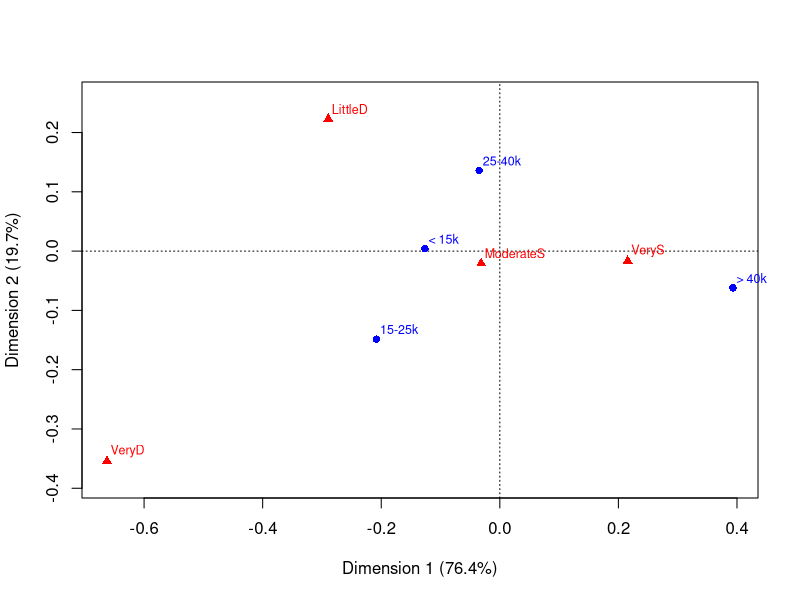

Generate this figure with R: (Note: this script raises an error after producing the figure.)
## ---- chunk 1
knitr::opts_chunk$set(warning = FALSE
                      , message = FALSE
                      , echo = FALSE
                      )
## ---- chunk 2
require(vcd)
require(vcdExtra)
require(ca)
require(knitr)
## ---- chunk 3
data("JobSat", package = "vcdExtra")
JobSat
## ---- chunk 4
JobSat.ca <- ca(JobSat)
summary(JobSat.ca)
## ---- chunk 5
plot(JobSat.ca)
## ---- chunk 6
data("criminal", package = "logmult")
criminal
## ---- chunk 7
criminal.ca <- ca(criminal)
sum.crim.ca <- summary(criminal.ca)
kable(data.frame(dims = paste("dim", 1:3), X2explained = round(sum.crim.ca$scree[,"values2"], 2)))
## ---- chunk 8
plot(criminal.ca)
## ---- chunk 9
data("AirCrash", package = "vcdExtra")
aircrash.tab <- xtabs(Fatalities ~ Phase + Cause, data = AirCrash)
aircrash.tab <- aircrash.tab[c(4,2,1,3,5),
                             c(4,2,3,5,1)
                             ]
aircrash.ca <- ca(aircrash.tab)
(sum.air.ca <- summary(aircrash.ca))
## ---- chunk 10
kable(data.frame(dims = paste("dim", 1:4), X2explained = round(sum.air.ca$scree[,"values2"], 2)))
## ---- chunk 11
plot(aircrash.ca)
## ---- chunk 12
# customized plot
res <- plot(aircrash.ca, what=c("all", "none"), labels = 0, pch = ".", xpd = TRUE)
# extract factor names and levels - exclude unknown
coords.rows <- data.frame(res$rows[rownames(res$rows) != "unknown",])
coords.rows$levels <- rownames(coords.rows)
## ---- chunk 13
res <- plot(aircrash.ca, labels = 0, pch = ".", xpd = TRUE)
# extract factor names and levels - exclude unknown
coords.cols <- data.frame(res$cols[rownames(res$cols) != "unknown",])
coords.cols$levels <- rownames(coords.cols)

coords <- rbind(coords.rows, coords.cols)

# sort by Dim 1
coords$factor <- rep(c("Phase", "Cause"), each = 4)
coords <- coords[ order(coords[,"factor"], coords[,"Dim1"]), ]

cols <- c("blue", "red")
nlev <- c(4,4)
text(coords[,1:2], coords$levels, col=rep(cols, nlev), pos=1)
points(coords[,1:2], pch=rep(16:17, nlev), col=rep(cols, nlev), cex=1.2)

lines(Dim2 ~ Dim1, data=coords, subset=factor=="Cause",  lty=1, lwd=2, col=cols[1])
lines(Dim2 ~ Dim1, data=coords, subset=factor=="Phase", lty=1, lwd=2, col=cols[2])
## ---- chunk 14
plot(aircrash.ca, map="symbiplot", arrows = c(TRUE, FALSE))
plot(aircrash.ca, map="symbiplot", arrows = c(FALSE, TRUE))
## ---- chunk 15
data("caith", package = "MASS")
ca.ca <- ca(caith)
sum.ca.ca <- summary(ca.ca)
kable(data.frame(dims = paste("dim", 1:3), X2explained = round(sum.ca.ca$scree[,"values2"], 2)))
## ---- chunk 16
plot(ca.ca)
mosaic(as.matrix(caith), shade = TRUE)
## ---- chunk 17
data("HairEyePlace", package = "vcdExtra")
aba.ca <- ca(HairEyePlace[,,"Aberdeen"])
sum.aba.ca <- summary(aba.ca)
kable(data.frame(dims = paste("dim", 1:3), X2explained = round(sum.aba.ca$scree[,"values2"], 2)))
## ---- chunk 18
plot(aba.ca)
## ---- chunk 19
# interactive coding of Hair and Place
hp.e <- t(as.data.frame(HairEyePlace))
hp.e.ca <- ca(hp.e)
sum.hp.e.ca <- summary(hp.e.ca)
kable(data.frame(dims = paste("dim", 1:3), X2explained = round(sum.hp.e.ca$scree[,"values2"], 2)))
plot(hp.e.ca)
## ---- chunk 20
data("Gilby", package = "vcdExtra")
Gilby
gilby.ca <- ca(Gilby)
sum.gilby.ca <- summary(gilby.ca)
kable(data.frame(dims = paste("dim", 1:3), X2explained = round(sum.gilby.ca$scree[,"values2"], 2)))
plot(gilby.ca)
## ---- chunk 21
mosaic(Gilby, shade = TRUE
      , rot_labels = 0
      , rot_varnames = 0
      , offset_labels = c(0, 2)
      , offset_varnames = 0
      , abbreviate = c(FALSE, 8)
       )
## ---- chunk 22
data("Mental", package="vcdExtra")
mental.tab <- xtabs(Freq ~ ses + mental, data = Mental)
mental.ca <- ca(mental.tab)
summary(mental.ca)

op <- par(cex=1.3, mar=c(5,4,1,1)+.1)
res <- plot(mental.ca,  ylim = c(-.2, .2))
lines(res$rows, col = "blue", lty = 3)
lines(res$cols, col = "red", lty = 4)
par(op)
## ---- chunk 23
sieve(mental.tab, gp = shading_Friendly)
mosaic(mental.tab, gp = shading_Friendly)
## ---- chunk 24
set.seed(1234)
dim <- c(3, 2, 2, 2)
pet.model <- c(rep(c(30, 15, 5),4),c(rep(c(10, 10, 2, 12, 8, 2),2)))
pet.tab <- array(rpois(prod(dim), pet.model), dim = dim)
pet.tab[2] <- 2
pet.tab[8] <- 30
pet.tab[17] <- 2
pet.tab[24] <- 10
dimnames(pet.tab) <- list(Pet = c("dog", "cat", "bird"), 
                      Age = c("young", "old"), 
                      Color = c("black", "white"), 
                      Sex = c("male", "female"))
ftable(Pet + Age ~ Color + Sex, pet.tab)
(pet.mat <- as.matrix(ftable(Pet + Age ~ Color + Sex, pet.tab), sep = '.'))
mosaic(pet.tab, gp = shading_Friendly2)
## ---- chunk 25
plot(ca(pet.mat))
## ---- chunk 26
plot(ca(pet.mat), map = "colprincipal", arrows = c(TRUE, FALSE))
## ---- chunk 27
pet.tab2 <- margin.table(pet.tab, c(1,2,4))
(pet.mat2 <- as.matrix(ftable(Pet  ~ Age + Sex, pet.tab2), sep = '.'))

pet.mat3 <- rbind(pet.mat2, margin.table(pet.tab, c(3,1)))

pet.ca2 <- ca(pet.mat3, suprow = 5:6)
summary(pet.ca2)

res <- plot(pet.ca2, pch=".", labels = FALSE)

coords <- res$rows[5:6,]
points(coords, pch = 24, col = "grey")
lines(coords, lwd = 6, col = "grey")
text(coords, rownames(coords), col = "grey", pos = c(1,3))

coords <- res$cols
points(coords, pch = 19, col = "red")
text(coords, rownames(coords), col = "red", pos = c(3,1,1))

coords <- res$rows[1:4,]
points(coords, pch = 16, col = "blue")
text(coords, rownames(coords), col = "blue", pos = c(3,3,1,1))
## ---- chunk 28
data("TV", package = "vcdExtra")
TV.df <- as.data.frame.table(TV)
levels(TV.df$Time) <- rep(c("8", "9", "10"), c(4,4,3))
TV3 <- xtabs(Freq~Day+Time+Network, TV.df)
structable(Day~Time+Network, TV3)
## ---- chunk 29
TV3s <- as.matrix(structable(Day~Time+Network, TV3))
TV3s.ca <- ca(TV3s)
sum.TV3s.ca <- summary(TV3s)
## ---- chunk 30
print(loglin2string(joint(3, factors = c("Day", "Time", "Network"), with = 1)))
print(loglin2formula(joint(3, factors = c("Day", "Time", "Network"), with = 1)))
## ---- chunk 31
data("TV", package = "vcdExtra")
TV2 <- margin.table(TV, c(1, 3))
TV2
TV.ca <- ca(TV2)
TV.ca
res <- plot(TV.ca)
segments(0, 0, res$cols[,1], res$cols[,2], col = "red", lwd = 2)
## ---- chunk 32
res <- plot(TV3s.ca)
segments(0, 0, res$cols[,1], res$cols[,2], col = "red", lwd = 2)
## ---- chunk 33
TV3.mca <- mjca(TV3)
sum.TV3.mca <- summary(TV3.mca)
kable(data.frame(dims = paste("dim", 1:4), X2explained = round(sum.TV3.mca$scree[,"values2"], 2)))
plot(TV3.mca)
## ---- chunk 34
# plot, but don't use point labels or points
res <- plot(TV3.mca, labels = 0, pch = ".", cex.lab = 1)
# extract factor names and levels
coords <- data.frame(res$cols, TV3.mca$factors)
nlev <- TV3.mca$levels.n
fact <- unique(as.character(coords$factor))

cols <- c("blue", "red", "brown")
points(coords[,1:2], pch=rep(16:18, nlev), col=rep(cols, nlev), cex=1.2)
text(coords[,1:2], label=coords$level, col=rep(cols, nlev), pos=rep(c(1,4,3), nlev), 
     cex=0.9, xpd=TRUE)
## ---- chunk 35
data("PreSex", package = "vcd")
names(dimnames(PreSex)) <- c("M", "E", "P", "G")
PreSex.mat <- as.matrix(structable(M+G~P+E, PreSex))
presex.mca <- mjca(as.table(PreSex.mat), lambda = "Burt")
summary(presex.mca)
## ---- chunk 36
cat("[MaritalStatus,Gender][PremaritalSex,ExtramaritalSex]")
## ---- chunk 37
# plot, but don't use point labels or points
res <- plot(presex.mca, labels = 0, pch = ".")
# extract factor names and levels
coords <- data.frame(res$cols, presex.mca$factors)
nlev <- presex.mca$levels.n
fact <- unique(as.character(coords$factor))

posn = c(1,3)
cols <- c("blue", "red")
points(coords[,1:2], pch=rep(16:17, nlev), col=rep(cols, nlev), cex=1.2)
text(coords[,1:2], label=coords$level, col=rep(cols, nlev), pos=rep(posn, nlev), 
     cex=0.9, xpd=TRUE)

for(f in seq_along(fact)) {
lines(Dim2 ~ Dim1, data = coords, subset = factor == fact[f], lwd = 2, col = cols[f])
}
## ---- chunk 38
data("Vietnam", package = "vcdExtra")
## ---- chunk 39
Viet <- within(Vietnam, {
  sex_year <- paste(substring(Vietnam$sex,1,1), year, sep = "_")
})
Viet.tab <- xtabs(Freq ~ sex_year + response, data = Viet)
Viet.tab
Viet.tab.ca <- ca(Viet.tab)
summary(Viet.tab.ca)
## ---- chunk 40
plot(Viet.tab.ca)

# plot, but don't use point labels or points
res <- plot(Viet.tab.ca, labels = 0, pch = ".")
# extract factor names and levels
coords <- data.frame(rbind(res$rows, res$cols))
coords$levels <- rownames(coords)
names(coords[,2]) 

nlev <- c(5,5,4)
cols <- c("magenta", "darkblue", "brown")
posn <- c(3,2,1)

segments(0,0, coords[coords$levels %in% c("A","D","C"), 1], coords[coords$levels %in% c("A","D","C"), 2], col = "brown", lwd = 2)
points(coords[,1:2], pch=rep(16:18, nlev)
       , col=rep(cols, nlev), cex=1.2)
text(coords[,1:2], label=coords$level
     , col=rep(cols, nlev)
     , pos=rep(posn, nlev)
     , cex=0.9, xpd=TRUE)
## ---- chunk 41
viet.tab <- xtabs(Freq~response+sex+year, data = Vietnam)
viet.mca <- mjca(viet.tab)
summary(viet.mca)

# plot, but don't use point labels or points
res <- plot(viet.mca, labels = 0, pch = ".")
# extract factor names and levels
coords <- data.frame(res$cols, viet.mca$factors)
nlev <- viet.mca$levels.n
fact <- unique(as.character(coords$factor))

posn = c(4,2,4)
cols <- c("violetred2", "turquoise4", "khaki4")

segments(0,0, coords[coords$level %in% c("A","D","C"), 1], coords[coords$level %in% c("A","D","C"), 2], col = "violetred1", lwd = 0.5)

points(coords[,1:2], pch=rep(16:18, nlev), col=rep(cols, nlev), cex=1.2)
text(coords[,1:2], label=coords$level, col=rep(cols, nlev), pos=rep(posn, nlev), 
     cex=0.9, xpd=TRUE)
## ---- chunk 42
accident.tab <- xtabs(Freq~age+result+mode+gender
                      , data = Accident)
## ---- chunk 43
accident.mca <- mjca(accident.tab)
summary(accident.mca)
## ---- chunk 44
res <- plot(accident.mca)
# plot, but don't use point labels or points
res <- plot(accident.mca, labels = 0, pch = ".")
# extract factor names and levels
coords <- data.frame(res$cols, accident.mca$factors)
nlev <- accident.mca$levels.n
fact <- unique(as.character(coords$factor))

posn = c(1,3,4,2)
cols <- c("turquoise4", "violetred2", "khaki4", "darkorchid4")

segments(0,0, coords[coords$level %in% c("Died", "Injured"), 1], coords[coords$level %in% c("Died", "Injured"), 2], col = "violetred1", lwd = 0.5)

segments(0,0, coords[coords$level %in% c("Male", "Female"), 1], coords[coords$level %in% c("Male", "Female"), 2], col = "darkorchid4", lwd = 0.5)

points(coords[,1:2], pch=rep(15:18, nlev), col=rep(cols, nlev), cex=1.2)
text(coords[,1:2], label=coords$level, col=rep(cols, nlev), pos=rep(posn, nlev), 
     cex=0.9, xpd=TRUE)
## ---- chunk 45
ucb.mca <- mjca(UCBAdmissions)
summary(ucb.mca)
## ---- chunk 46
# plot, but don't use point labels or points
res <- plot(ucb.mca, labels = 0, pch = ".")
# extract factor names and levels
coords <- data.frame(res$cols, ucb.mca$factors)
nlev <- ucb.mca$levels.n
fact <- unique(as.character(coords$factor))

posn = c(2,3,1)
cols <- c("turquoise4", "violetred2", "khaki4")

segments(0,0, coords[coords$level %in% c("Admitted", "Rejected"), 1], coords[coords$level %in% c("Admitted", "Rejected"), 2], col = "turquoise4", lwd = 0.5)

segments(0,0, coords[coords$level %in% c("Male", "Female"), 1], coords[coords$level %in% c("Male", "Female"), 2], col = "violetred2", lwd = 0.5)

points(coords[,1:2], pch=rep(15:17, nlev), col=rep(cols, nlev), cex=1.2)
text(coords[,1:2], label=coords$level, col=rep(cols, nlev), pos=rep(posn, nlev), 
     cex=0.9, xpd=TRUE)

lines(Dim2 ~ Dim1, data=coords, subset=factor=="Dept", lty=1, lwd=0.5, col="khaki4")

legend("bottomright"
       , legend=c("Admit", "Gender", "Dept")
       , title="Factor", title.col="black"
       , col=cols, text.col=cols, pch=15:17
       , bg="gray95", cex=1.2)
